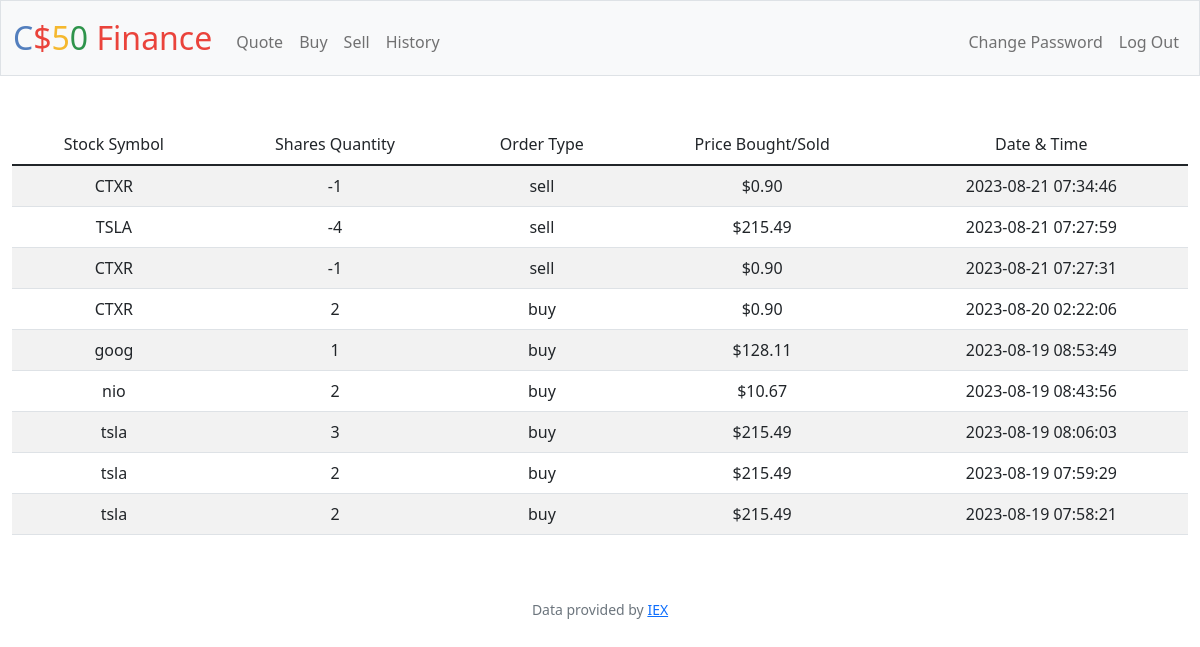
Screenshot of /history (signed in) with the database file from the repository.
### tables this page shows
CREATE TABLE orders (orderid INTEGER PRIMARY KEY AUTOINCREMENT NOT NULL, userid INTEGER, type TEXT NOT NULL, time TIMESTAMP DEFAULT CURRENT_TIMESTAMP NOT NULL, symbol TEXT NOT NULL, price NUMERIC NOT NULL, shares INTEGER NOT NULL, FOREIGN KEY(userid) REFERENCES users(id));

### app.py (the view)
@app.route("/history")
@login_required
def history():
    history = db.execute("SELECT * FROM orders WHERE userid = ? ORDER BY time DESC", session["user_id"])
    return render_template("history.html", history=history, usd=usd)

### app.py (called while the page is built)
@app.after_request
def after_request(response):
    response.headers["Cache-Control"] = "no-cache, no-store, must-revalidate"
    response.headers["Expires"] = 0
    response.headers["Pragma"] = "no-cache"
    return response

### helpers.py (called while the page is built)
def login_required(f):
    @wraps(f)
    def decorated_function(*args, **kwargs):
        if session.get("user_id") is None:
            return redirect("/login")
        return f(*args, **kwargs)
    return decorated_function

def usd(value):
    return f"${value:,.2f}"

### templates/history.html (shortened to what this page needs)
{% extends "layout.html" %}
{% block main %}
<div>
    <table class="table table-striped">
        <thead>
            <tr>
                <td>Stock Symbol</td>
                <td>Shares Quantity</td>
                <td>Order Type</td>
                <td>Price Bought/Sold</td>
                <td>Date & Time</td>
            </tr>
        </thead>
        <tbody>
            {% for data in history%}
            <tr>
                <td>{{ data["symbol"] }}</td>
                <td>{{ data["shares"] }}</td>
                <td>{{ data["type"] }}</td>
                <td>{{ usd(data["price"]) }}</td>
                <td>{{ data["time"] }}</td>
            </tr>
            {% endfor %}
        </tbody>
    </table>
</div>
{% endblock %}

### templates/layout.html (shortened to what this page needs)
<!DOCTYPE html>
<html lang="en">
    <head>
        <link href="https://cdn.jsdelivr.net/npm/bootstrap@5.1.3/dist/css/bootstrap.min.css" rel="stylesheet">
        <link href="/static/styles.css" rel="stylesheet">
    </head>
    <body>
        <nav class="bg-light border navbar navbar-expand-md navbar-light">
            <div class="container-fluid">
                <a class="navbar-brand" href="/"><span class="blue">C</span><span class="red">$</span><span class="yellow">5</span><span class="green">0</span> <span class="red">Finance</span></a>
                <div class="collapse navbar-collapse" id="navbar">
                    {% if session["user_id"] %}
                        <ul class="navbar-nav me-auto mt-2">
                            <li class="nav-item"><a class="nav-link" href="/quote">Quote</a></li>
                            <li class="nav-item"><a class="nav-link" href="/buy">Buy</a></li>
                            <li class="nav-item"><a class="nav-link" href="/sell">Sell</a></li>
                            <li class="nav-item"><a class="nav-link" href="/history">History</a></li>
                        </ul>
                        <ul class="navbar-nav ms-auto mt-2">
                            <li class="nav-item"><a class="nav-link" href="/changepw">Change Password</a></li>
                            <li class="nav-item"><a class="nav-link" href="/logout">Log Out</a></li>
                        </ul>
                    {% else %}
                        <ul class="navbar-nav ms-auto mt-2">
                            <li class="nav-item"><a class="nav-link" href="/register">Register</a></li>
                            <li class="nav-item"><a class="nav-link" href="/login">Log In</a></li>
                        </ul>
                    {% endif %}
                </div>
            </div>
        </nav>
        <main class="container-fluid py-5 text-center">
            {% block main %}{% endblock %}
        </main>
        <footer class="mb-5 small text-center text-muted">
            Data provided by <a href="https://iexcloud.io/">IEX</a>
        </footer>
    </body>
</html>

### static/styles.css (style rules this page uses)
nav .navbar-brand { font-size: xx-large; }
nav .navbar-brand .blue { color: #537fbe; }
nav .navbar-brand .red { color: #ea433b; }
nav .navbar-brand .yellow { color: #f5b82e; }
nav .navbar-brand .green { color: #2e944b; }

### rows the page displays
orders: symbol "CTXR", shares "-1", type "sell", price "$0.90", time "2023-08-21 07:34:46"
orders: symbol "TSLA", shares "-4", type "sell", price "$215.49", time "2023-08-21 07:27:59"
orders: symbol "CTXR", shares "-1", type "sell", price "$0.90", time "2023-08-21 07:27:31"
orders: symbol "CTXR", shares "2", type "buy", price "$0.90", time "2023-08-20 02:22:06"
orders: symbol "goog", shares "1", type "buy", price "$128.11", time "2023-08-19 08:53:49"
orders: symbol "nio", shares "2", type "buy", price "$10.67", time "2023-08-19 08:43:56"
orders: symbol "tsla", shares "3", type "buy", price "$215.49", time "2023-08-19 08:06:03"
orders: symbol "tsla", shares "2", type "buy", price "$215.49", time "2023-08-19 07:59:29"
orders: symbol "tsla", shares "2", type "buy", price "$215.49", time "2023-08-19 07:58:21"
